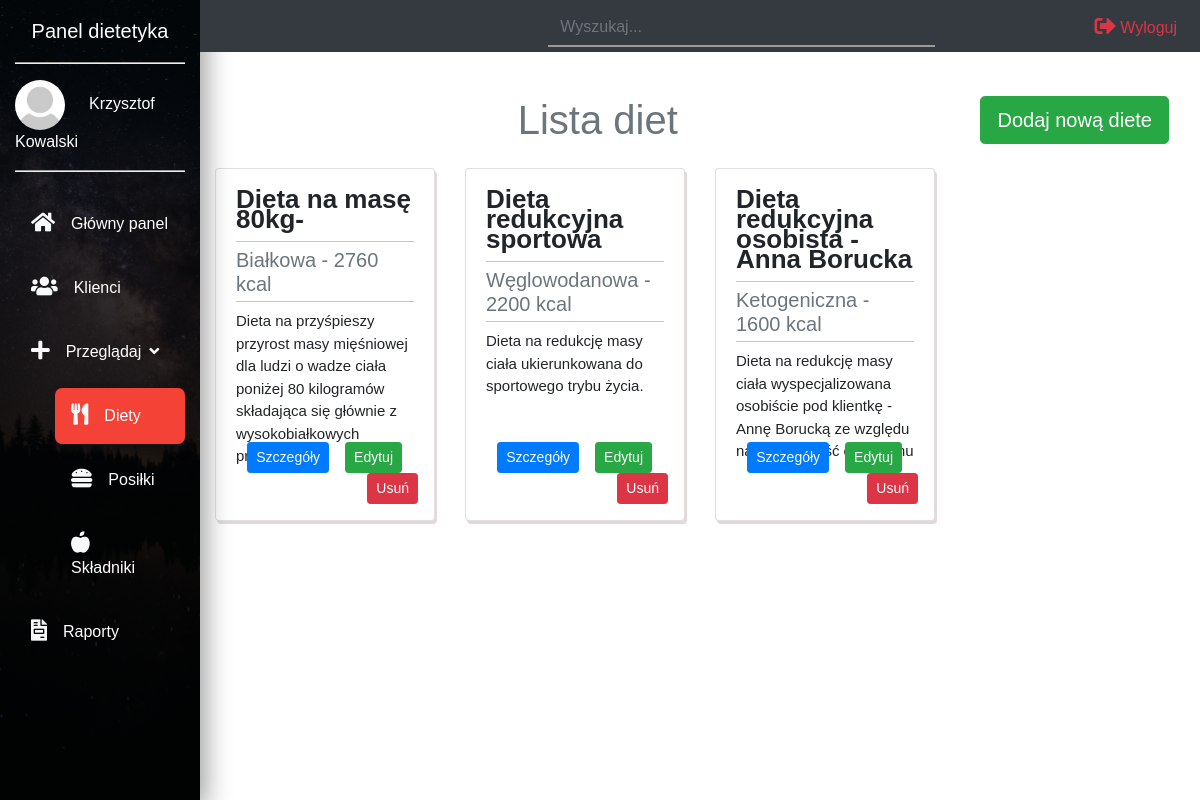
The app's page /diety.php (signed in) with its own data.
### tables this page shows
CREATE TABLE `dieta` (
  `DietaID` int(11) NOT NULL,
  `Tytul` varchar(60) DEFAULT NULL,
  `Kalorycznosc` int(11) DEFAULT NULL,
  `Opis` longtext NOT NULL,
  `TypDietyID` int(11) NOT NULL,
  `DietetykID` int(11) NOT NULL
);

CREATE TABLE `typ_diety` (
  `TypDietyID` int(11) NOT NULL,
  `Typ_Diety` varchar(60) NOT NULL
);

### diety.php (the view, shortened to what this page needs)
<?php
  require_once 'head.php';
?>
<body id="dashboard">
	<nav class="navbar navbar-expand-md navbar-light">
		<div class="navbar" id="myNavbar">
			<div class="container-fluid">
				<div class="row">
					<?php
          require_once 'navs/sidebar.php';
          ?>
          <div class="col-xl-10 col-lg-9 col-md-8 ml-auto bg-dark fixed-top pt-2 pb-1">
            <div class="row align-items-center">
              <div class="col-md-5">
                <form>
                  <div class="input-group">
                    <input type="text" id="myInput" onkeyup="search()" class="form-control search-input text-white" placeholder="Wyszukaj...">
                  </div>
                </form>
              </div>
              <div class="col-md-3">
                <ul class="navbar-nav">
                  <li class="nav-item ml-lg-auto" id="wyloguj"><a href="action.php?do=logout" class="nav-link text-danger"><i class="fas fa-sign-out-alt text-danger fa-lg"></i>   Wyloguj</a></li>
                </ul>
              </div>
            </div>
          </div>
				</div>
			</div>
		</div>
	</nav>
    <section class="mt-5">
      <div class="container-fluid">
        <div class="row">
          <div class="col-10 ml-auto" id="lista-diet">
            <h1 class="text-center text-muted py-3">Lista diet <button type="button" class="btn btn-success btn-lg mr-3 float-right" data-toggle="modal" data-target="#DodanieDiety">Dodaj nową diete</button></h1>
              <?php
              if($_SESSION['user']['Typ_Uzytkownika'] == 2)
                {
                  $sql = "SELECT `dieta`.`DietaID`, `dieta`.`Tytul`, `dieta`.`Kalorycznosc`, `dieta`.`Opis`, `typ_diety`.`TypDietyID`, `typ_diety`.`Typ_Diety` FROM `dieta` INNER JOIN `typ_diety` ON `dieta`.`TypDietyID` = `typ_diety`.`TypDietyID` WHERE `dieta`.`DietetykID` = {$_SESSION['user']['UzytkownikID']}";
                }
                else if($_SESSION['user']['Typ_Uzytkownika'] == 3)
                {
                  $sql = "SELECT `dieta`.`DietaID`, `dieta`.`Tytul`, `dieta`.`Kalorycznosc`, `dieta`.`Opis`, `typ_diety`.`TypDietyID`, `typ_diety`.`Typ_Diety` FROM `dieta` INNER JOIN `typ_diety` ON `dieta`.`TypDietyID` = `typ_diety`.`TypDietyID`";
                }
                $result = $db_conn -> query($sql);
                $i=0;
                while ($row = $result->fetch_assoc())
                  {
                    if($i % 4 == 0)
                    {
                      echo '<div class="row mb-3">';
                    }
                    echo '<div class="col-3">';
                      echo '<div class="card mb-3 tmp-card" style="">';
                        echo '<div class="card-body">';
                          echo '<h5 class="card-title">'.$row['Tytul'].'</h5>';
                          echo '<h6 class="card-subtitle mb-2 text-muted">'.$row['Typ_Diety'].' - '.$row['Kalorycznosc'].' kcal</h6>';
                          echo '<p class="card-text">'.nl2br($row["Opis"]).'</p>';
                          echo '<div class="text-right tmp-btn">';
                            echo '<a href="dieta.php?id='.$row['DietaID'].'" class="btn btn-sm btn-primary mr-3">Szczegóły</a>';
                            echo '<button type="button" class="btn btn-success btn-sm mr-3" data-toggle="modal" data-target="#EdycjaDiety" data-id='.$row['DietaID'].'>Edytuj</button>';
                            echo '<button type="button" class="btn btn-danger btn-sm" data-toggle="modal" data-target="#UsuwanieDiety" data-id='.$row['DietaID'].'>Usuń</button>';
                          echo '</div>';
                        echo '</div>';
                      echo '</div>';
                    echo '</div>';
                    $i++;
                  }
                  if(($i) % 4 != 0)
                  {
                    echo '</div>';
                  }
              ?>
          </div>
        </div>
      </div>
    </section>
</body>
</html>

### head.php (shortened to what this page needs)
<!DOCTYPE html>
<html lang="pl">
<head>
  <link rel="stylesheet" href="css/bootstrap.min.css">
  <link rel="stylesheet" href="css/fontawesome.min.css">
  <link rel="stylesheet" href="css/main.css">
</head>

### navs/sidebar.php (shortened to what this page needs)
<?php
if($_SESSION['user']['Typ_Uzytkownika'] == 2)
{
echo '<div class="col-xl-2 col-lg-3 col-md-4 sidebar fixed-top">';
echo '<a href="#" class="navbar-brand text-white d-block mx-auto text-center py-3 mb-3 bottom-border">Panel dietetyka</a>';
echo '<div class="bottom-border pb-3">';
echo '<img src="img/default.jpg" width="50" class="rounded-circle mr-2">';
echo '<a href="#" class="text-white pl-3">'.$_SESSION['user']['Imie'].' '.$_SESSION['user']['Nazwisko'].'</a>';
echo '</div>';
echo	'<ul class="navbar-nav flex-column mt-4">';
echo		'<li class="nav-item"><a href="dashboard.php" class="nav-link text-white p-3 mb-2 sidebar-link"><i class="fas fa-home text-light fa-lg mr-3"></i>Główny panel</a></li>';
echo 		'<li class="nav-item"><a href="klienci.php" class="nav-link text-white p-3 mb-2 sidebar-link"><i class="fas fa-users text-light fa-lg mr-3"></i>Klienci</a></li>';
echo 		'<li class="nav-item collapsible"><a href="#" class="nav-link text-white p-3 mb-2 sidebar-link"><i class="fas fa-plus text-light fa-lg mr-3"></i>Przeglądaj<i class="fas fa-angle-down ml-2"></i></a></li>';
echo 		'<ul class="content">';
echo 			'<li class="nav-item"><a href="diety.php" class="nav-link text-white p-3 mb-2 sidebar-link"><i class="fas fa-utensils text-light fa-lg mr-3"></i>Diety</a></li>';
echo 			'<li class="nav-item"><a href="dania.php" class="nav-link text-white p-3 mb-2 sidebar-link"><i class="fas fa-hamburger text-light fa-lg mr-3"></i>Posiłki</a></li>';
echo 			'<li class="nav-item"><a href="produkty.php" class="nav-link text-white p-3 mb-2 sidebar-link"><i class="fas fa-apple-alt text-light fa-lg mr-3"></i>Składniki</a></li>';
echo 		'</ul>';
echo 		'<li class="nav-item"><a href="raporty.php" class="nav-link text-white p-3 mb-2 sidebar-link"><i class="fas fa-file-invoice text-light fa-lg mr-3"></i>Raporty</a></li>';
echo 	'</ul>';
echo '</div>';
}
?>

### css/main.css (style rules this page uses)
html { scroll-behavior: smooth; }
body#dashboard { font-family: 'Montserrat', sans-serif; }
.navbar-light .navbar-nav .nav-link { color: rgba(0,0,0,1); }
.sidebar { height: 100%; background: linear-gradient(rgba(0, 0, 0, .7), rgba(0, 0, 0, .9)), url(../img/sidebar.jpg); background-position: center; background-repeat: no-repeat; background-size: cover; box-shadow: 5px 7px 25px #999; }
.bottom-border { border-bottom: 2px groove #eee; }
.sidebar-link { transition: all .4s; }
.current { background-color: #f44336; border-radius: 7px; box-shadow: 2px 5px 10px #111; transition: all .3s; }
.search-input { background: transparent; border: none; border-radius: 0; border-bottom: 2px solid #999; transition: all .4s; }
li#wyloguj { transition: all .4s; }
.card.tmp-card { box-shadow: 2px 3px 0px #e4d8d8; height: 100%; }
.card-title { text-align: left; font-size: 26px; font-weight: 800; line-height: 20px; border-bottom: 1px solid #ccc4c4; margin-bottom: 12px; padding-bottom: 12px; min-height: 33px; }
.card-subtitle { width: 100%; font-size: 20px; float: left; border-bottom: 1px solid #ccc4c4; margin-bottom: 5px; padding-bottom: 5px; color: #afadad; }
.card-text { font-size: 15px; height: auto; }
div.tmp-btn { position: absolute; bottom: 1rem; right: 1rem; }

### records on screen
dieta: Tytul "Dieta na masę 80kg-", TypDietyID.Typ_Diety "Białkowa", Kalorycznosc "2760", Opis "Dieta na przyśpieszy przyrost masy mięśniowej dla ludzi o wadze ciała poniżej 80 kilogramów składająca się głównie z wysokobiałkowych…"
dieta: Tytul "Dieta redukcyjna sportowa", TypDietyID.Typ_Diety "Węglowodanowa", Kalorycznosc "2200", Opis "Dieta na redukcję masy ciała ukierunkowana do sportowego trybu życia."
dieta: Tytul "Dieta redukcyjna osobista - Anna Borucka", TypDietyID.Typ_Diety "Ketogeniczna", Kalorycznosc "1600", Opis "Dieta na redukcję masy ciała wyspecjalizowana osobiście pod klientkę - Annę Borucką ze względu na…"

### other values on screen
$_SESSION['user']['Imie'] "Krzysztof"
$_SESSION['user']['Nazwisko'] "Kowalski"
